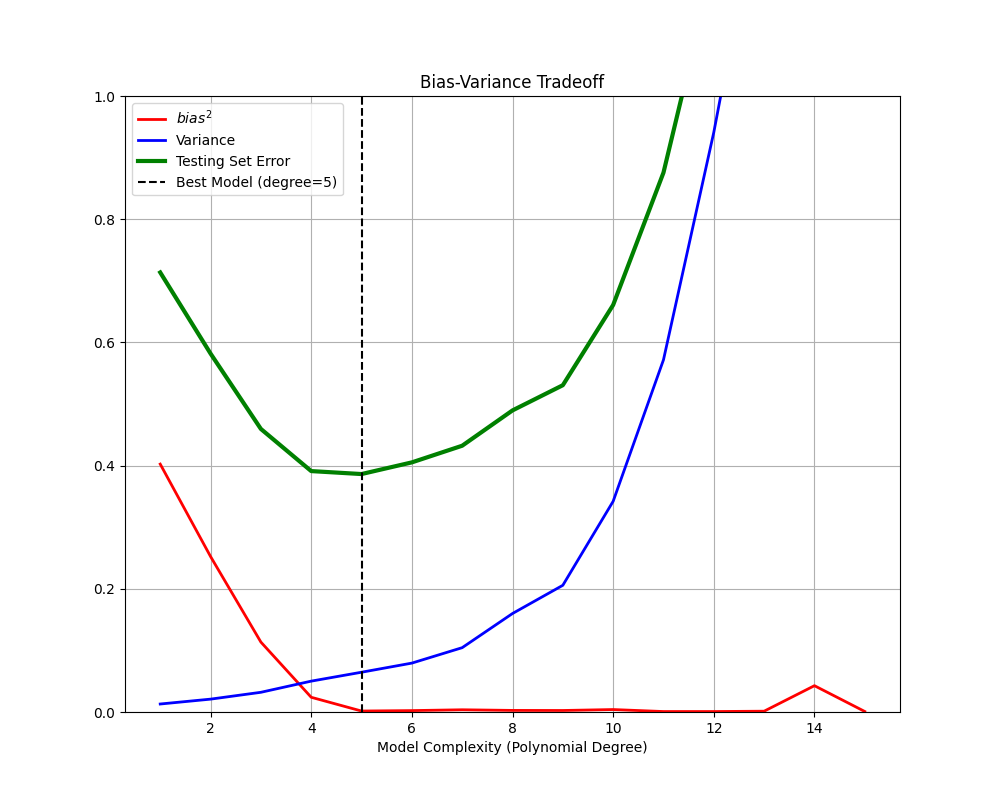

This chart was generated by the following Python code:
import numpy as np
import matplotlib.pyplot as plt
from collections import defaultdict


# Hyperparameters
np.random.seed(42)
dsize = 50        # Size of each dataset
n_dataset = 100   # Number of datasets
n_trainset = int(np.ceil(dsize * 0.8))  # Size of training set
polynomial_degrees = range(1, 16)  # Model complexities

# Fixed x values
x = np.linspace(0, 5, dsize)
x = np.random.permutation(x)
x_train = x[:n_trainset]
x_test = x[n_trainset:]

# Variables to store results
coefficient = []
pred_train = defaultdict(list)
pred_test = defaultdict(list)
train_errors = defaultdict(list)
test_errors = defaultdict(list)

# Recreate x_data and y_data from previous step
def generate_y(x):
    epsilon = np.random.normal(0, np.sqrt(0.3), size=x.shape)
    return x + np.sin(1.5 * x) + epsilon

# Given function for f(x)
def f(x):
    return x + np.sin(1.5 * x)

# Error calculation function
def error(pred, actual):
    return (pred - actual) ** 2

# Train models over datasets and polynomial degrees
def train_over_polynomial_degrees():
    for dataset in range(n_dataset):
        # Simulate training/testing targets with noise
        y_train = generate_y(x_train)
        y_test = generate_y(x_test)

        # Loop over model complexities (polynomial degrees)
        for degree in polynomial_degrees:
            # Train model
            tmp_coefficient = np.polyfit(x_train, y_train, degree)

            # Make predictions on train set
            tmp_pred_train = np.polyval(tmp_coefficient, x_train)
            pred_train[degree].append(tmp_pred_train)

            # Test predictions
            tmp_pred_test = np.polyval(tmp_coefficient, x_test)
            pred_test[degree].append(tmp_pred_test)

            # Mean Squared Error for train and test sets
            train_errors[degree].append(np.mean(error(tmp_pred_train, y_train)))
            test_errors[degree].append(np.mean(error(tmp_pred_test, y_test)))

# Calculate squared bias
def calculate_estimator_bias_squared(pred_test):
    pred_test = np.array(pred_test)
    average_model_prediction = pred_test.mean(0)  # E[g(x)]
    return np.mean((average_model_prediction - f(x_test)) ** 2)

# Calculate variance
def calculate_estimator_variance(pred_test):
    pred_test = np.array(pred_test)
    average_model_prediction = pred_test.mean(0)  # E[g(x)]
    return np.mean((pred_test - average_model_prediction) ** 2)

# Perform the training and evaluation
train_over_polynomial_degrees()

# Initialize lists to store results for bias, variance, and error
complexity_train_error = []
complexity_test_error = []
bias_squared = []
variance = []

# Loop over each degree and compute bias, variance, and errors
for degree in range(1, 16):
    complexity_train_error.append(np.mean(train_errors[degree]))
    complexity_test_error.append(np.mean(test_errors[degree]))
    bias_squared.append(calculate_estimator_bias_squared(pred_test[degree]))
    variance.append(calculate_estimator_variance(pred_test[degree]))

# Identify the best model based on test error
best_model_degree = polynomial_degrees[np.argmin(complexity_test_error)]

# Plot the results: Bias, Variance, and Testing Set Error
plt.figure(figsize=(10, 8))
plt.plot(polynomial_degrees, bias_squared, label='$bias^2$', color='red', linewidth=2)
plt.plot(polynomial_degrees, variance, label='Variance', color='blue', linewidth=2)
plt.plot(polynomial_degrees, complexity_test_error, label='Testing Set Error', linewidth=3, color='green')
plt.axvline(best_model_degree, linestyle='--', color='black', label=f'Best Model (degree={best_model_degree})')
plt.xlabel('Model Complexity (Polynomial Degree)')
plt.ylim([0, 1])
plt.title('Bias-Variance Tradeoff')
plt.legend()
plt.grid(True)
plt.show()
